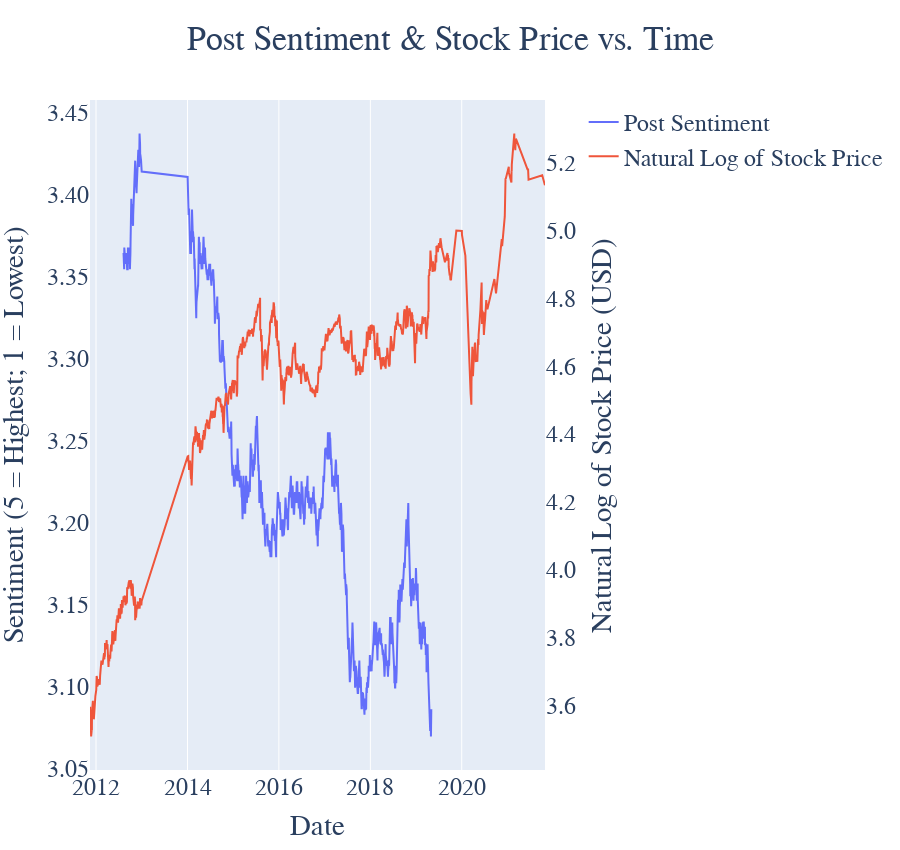
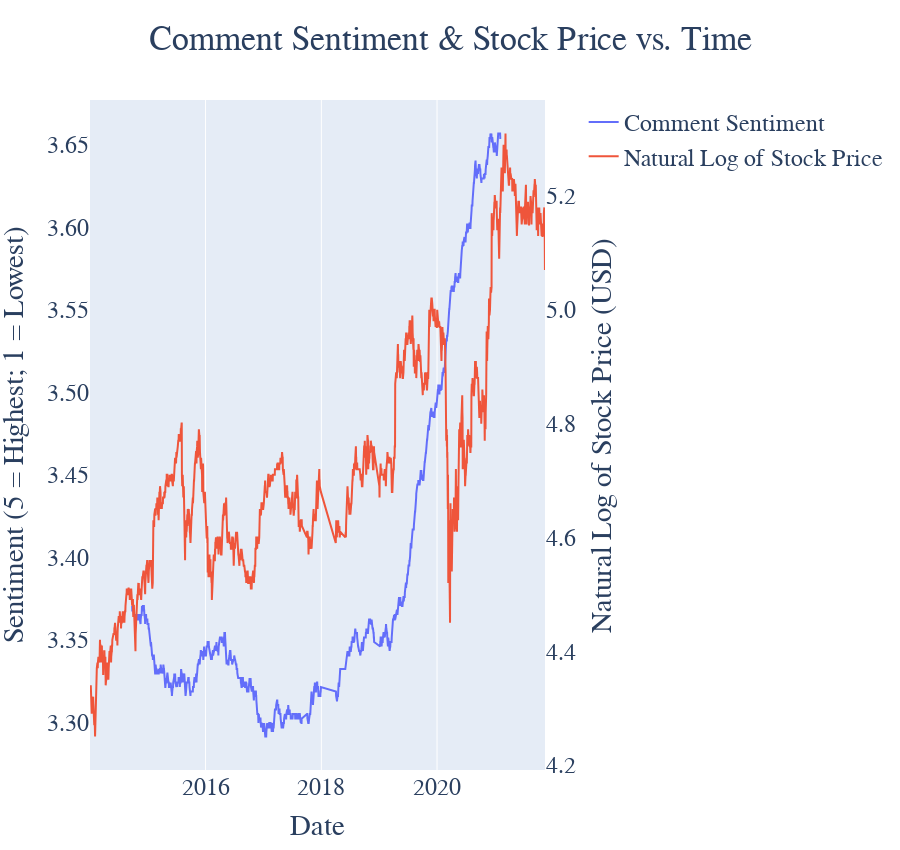

The notebook cell saved with these charts, in order:
### Code cell
post_sentiment_fig.show()
comment_sentiment_fig.show()

### Figure 1 — Plotly figure (JSON) as saved in the notebook; plotly's stock layout.template omitted (floating-point values rounded to 4 significant figures; data arrays with more than 128 entries replaced by an {"elided": "..."} marker saying what was removed)
{"data": [{"name": "Post Sentiment", "type": "scatter", "x": {"elided": "1356 str values"}, "xaxis": "x", "y": {"elided": "1356 float values"}, "yaxis": "y"}, {"name": "Natural Log of Stock Price", "type": "scatter", "x": {"elided": "1657 str values"}, "xaxis": "x", "y": {"elided": "1657 float values"}, "yaxis": "y2"}], "layout": {"font": {"family": "Avenir", "size": 24}, "height": 850, "title": {"text": "Post Sentiment & Stock Price vs. Time", "x": 0.5}, "xaxis": {"anchor": "y", "domain": [0, 0.94], "title": {"text": "Date"}}, "yaxis": {"anchor": "x", "domain": [0, 1], "showgrid": false, "tickformat": ".2f", "title": {"text": "Sentiment (5 = Highest; 1 = Lowest)"}}, "yaxis2": {"anchor": "x", "overlaying": "y", "showgrid": false, "side": "right", "tickformat": ".1f", "title": {"text": "Natural Log of Stock Price (USD)"}}}}

### Figure 2 — Plotly figure (JSON) as saved in the notebook; plotly's stock layout.template omitted (floating-point values rounded to 4 significant figures; data arrays with more than 128 entries replaced by an {"elided": "..."} marker saying what was removed)
{"data": [{"name": "Comment Sentiment", "type": "scatter", "x": {"elided": "1477 str values"}, "xaxis": "x", "y": {"elided": "1477 float values"}, "yaxis": "y"}, {"name": "Natural Log of Stock Price", "type": "scatter", "x": {"elided": "1843 str values"}, "xaxis": "x", "y": {"elided": "1843 float values"}, "yaxis": "y2"}], "layout": {"font": {"family": "Avenir", "size": 24}, "height": 850, "title": {"text": "Comment Sentiment & Stock Price vs. Time", "x": 0.5}, "xaxis": {"anchor": "y", "domain": [0, 0.94], "title": {"text": "Date"}}, "yaxis": {"anchor": "x", "domain": [0, 1], "showgrid": false, "tickformat": ".2f", "title": {"text": "Sentiment (5 = Highest; 1 = Lowest)"}}, "yaxis2": {"anchor": "x", "overlaying": "y", "showgrid": false, "side": "right", "tickformat": ".1f", "title": {"text": "Natural Log of Stock Price (USD)"}}}}
